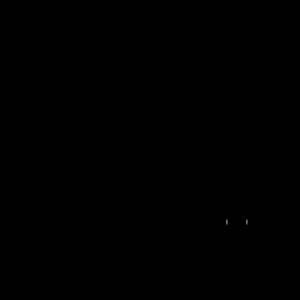
Frame 1 (no input)
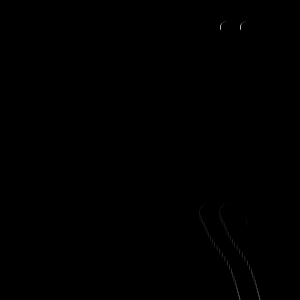
Frame 60 (the mouse pressed at the canvas centre just before this capture)
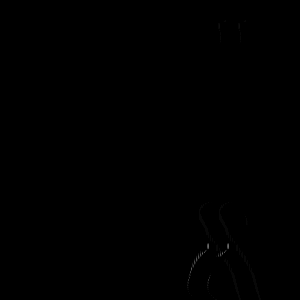
Frame 120 (the mouse held since frame 60 and released just before this capture)

The Processing sketch that drew these frames (run headless with seeded random() and noise(); from frame 60 on, the mouse is pressed at the canvas centre):

// Processing sketch: processing_179894
// ── processing_179894.pde

float noiseX, noiseY;
float positionX, positionY;

void setup() {  //setup function called initially, only once
  size(300, 300);
  background(0);  //set background white
  
  noiseX = random(50);
  noiseY = random(150);
  
  positionX = 200;
  positionY = 200; 
 
}

void draw() {  //draw function loops 
  pushMatrix();
  scale(1);
  
  noStroke();
  fill(0,15);
  rect(0,0,width,height);
  
  noiseX += 0.05;
  noiseY += 0.05;
  positionX += map(noise(noiseX, 5, 15),0,1 ,-5,6);
  positionY += map(noise(noiseY, 55, 55),0,1,-5,6);
  
  if (positionX < 0 ) { positionX = width;}
  if (positionX > width){ positionX = 0;}
  if (positionY < 0 ) { positionY = height;}
  if (positionY > height) { positionY = 0;}
  popMatrix();
  
  
  
  translate(positionX,positionY);
  
  pushMatrix();
  pushStyle();
  
  scale(0.25);
  fill(315);
  noStroke();
   
  ellipse(160,100,160,160);
   
  rect(80,100,160,150);
   
   
  triangle(80,250,90,250,80,275);
  triangle(100,250,110,250,100,275);
  triangle(120,250,130,250,120,275);
  triangle(140,250,150,250,140,275);
  triangle(160,250,170,250,160,275);
  triangle(180,250,190,250,180,275);
  triangle(200,250,210,250,200,275);
  triangle(220,250,230,250,220,275);
   
  fill(0);
   
  ellipse(120,100,40,40);
  ellipse(200,100,40,40);
   
  fill(255);
   
  float dx = map(mouseX,0,width,-5,5);
  float dy = map(mouseY,0,height,-5,5);
   
  ellipse(110+dx,100+dy,3,24);
  ellipse(190+dx,100+dy,3,24);
   
   
  fill(0);
  ellipse(150,150,50,noise(noiseX,1,25)*20+5);

  
  
  popStyle();
  popMatrix();
  
  
}
